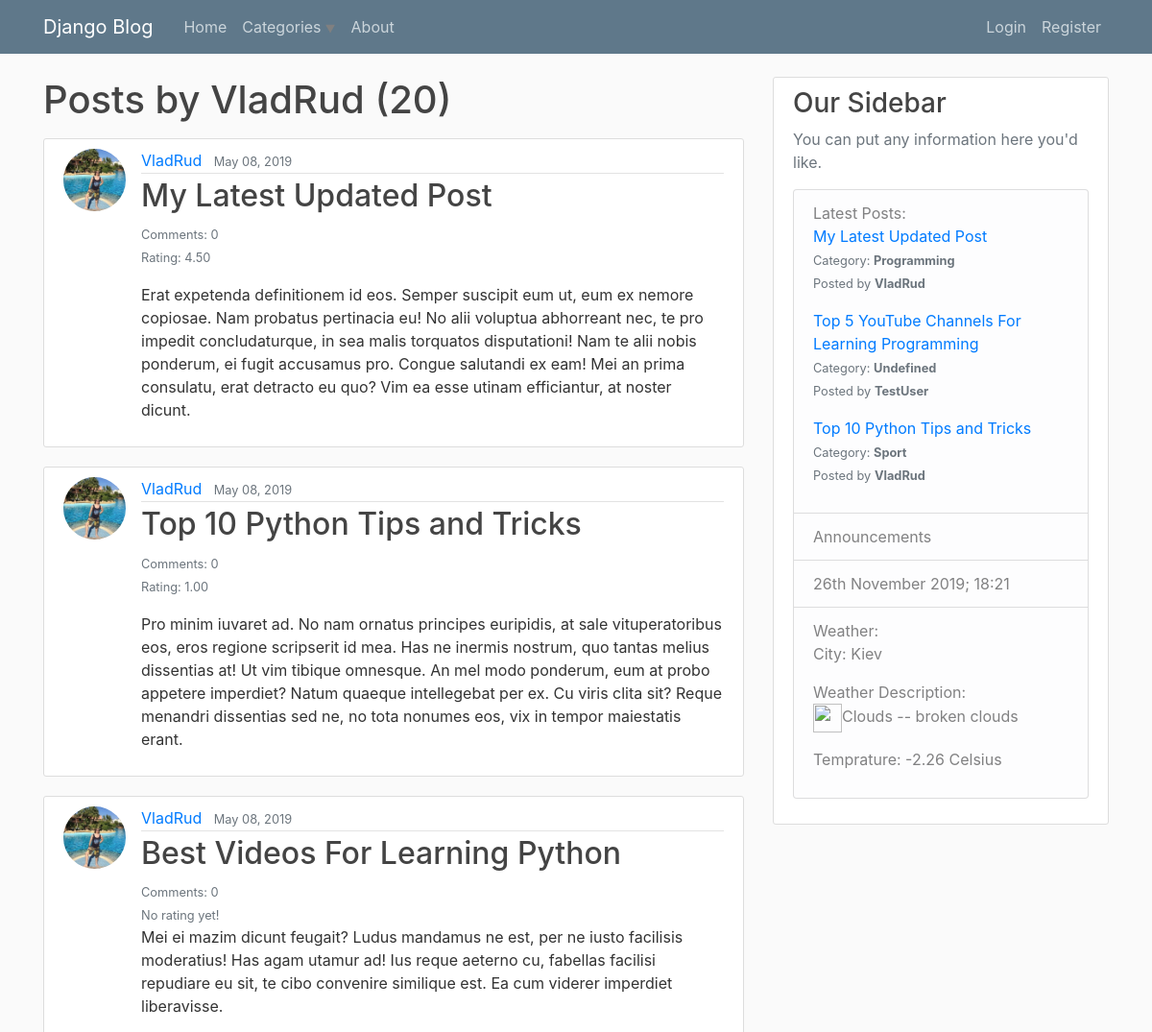
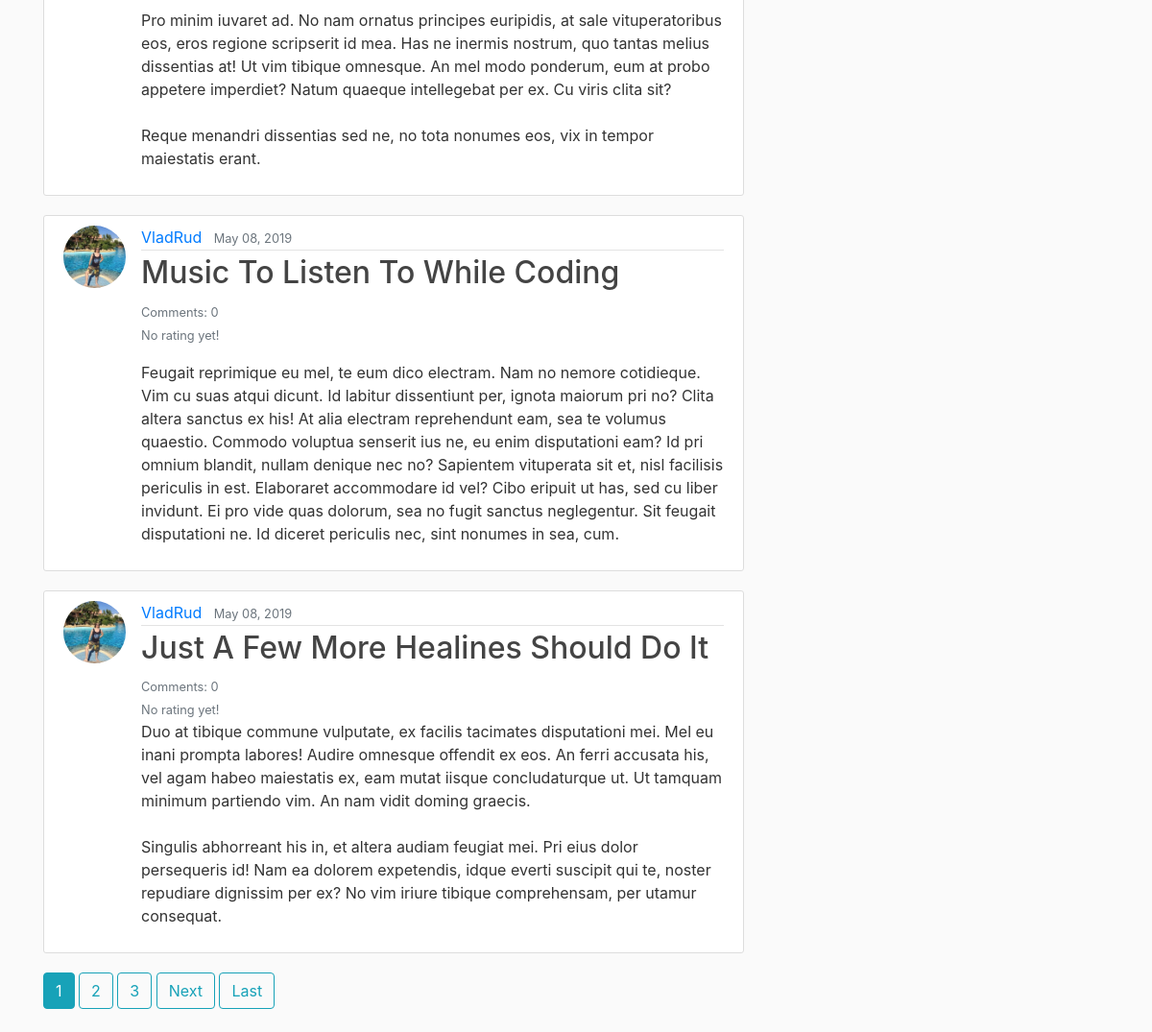
/user/VladRud, run on the app's committed database (2 pictures, top to bottom).
### blog/models.py (models this page shows, shortened)
class Post(models.Model):
    title = models.CharField(max_length=100)
    content = HTMLField()
    date_posted = models.DateTimeField(default=timezone.now)
    author = models.ForeignKey(User, on_delete=models.CASCADE)
    review_star = models.IntegerField(default=0)
    category = models.CharField(max_length=20, choices=category_choices, default='Undefined')

### users/models.py (models this page shows, shortened)
class Profile(models.Model):
    user = models.OneToOneField(User, on_delete=models.CASCADE)
    image = models.ImageField(default='default.jpg', upload_to='profile_pics')

### blog/views.py (the view)
# urls.py: path('user/<str:username>', UserPostListView.as_view(), name='user-posts'),
class UserPostListView(ListView):
    model = Post
    template_name = 'blog/user_posts.html'
    context_object_name = 'posts'
    paginate_by = 5
    def get_queryset(self):
        user = get_object_or_404(User, username=self.kwargs.get('username'))
        return Post.objects.filter(author=user).order_by('-date_posted')

### blog/templatetags/custom_tags.py (called while the page is built)
@register.simple_tag
def latest_posts():
    latest_posts_html = ''
    latest_posts_list = Post.objects.all().order_by('-date_posted')[:3]
    for post in latest_posts_list:
        latest_posts_html += f"""<p><a href='/post/{post.id}/'>{post.title}</a>
                             <br><small class='text-muted'>Category: <strong>{post.category}</strong></small>
                             <br><small class='text-muted'>Posted by <strong>{post.author}</strong></small></p>"""
    return mark_safe(latest_posts_html)

@register.simple_tag
def category_list():
    category_list_html = ''
    for category_choice in category_choices:
        if len(Post.objects.filter(category=category_choice[0])):
            category_list_html += f"<a href='/category/{category_choice[0]}'>{category_choice[0]}</a>"
    return mark_safe(category_list_html)

### blog/templates/blog/user_posts.html (shortened to what this page needs)
{% extends 'blog/base.html' %}
{% block content %}
{% load mathfilters %}
	<h1 class="mb-3">Posts by {{ view.kwargs.username }} ({{ page_obj.paginator.count }})</h1>
	{% for post in posts %}
		<article class="media content-section">
			<img class="rounded-circle article-img" src="{{ post.author.profile.image.url }}">
		  	<div class="media-body">
		    <div class="article-metadata">
		      <a class="mr-2" href="{% url 'user-posts' post.author.username %}">{{ post.author }}</a>
		      <small class="text-muted">{{ post.date_posted|date:'F d, Y' }}</small>
		    </div>
		    <h2><a class="article-title" href="{% url 'post-detail' post.id %}">{{ post.title }}</a></h2>
		    <small class="text-muted">Comments: {{ post.comments.count }}</small>
			<br>
		    {% if post.reviews.count %}
		    	<small class="text-muted">Rating: {{ post.review_star|div:post.reviews.count|floatformat:2 }}</small>
		    {% else %}
		    	<small class="text-muted">No rating yet!</small>
		    {% endif %}
		    <p class="article-content">{{ post.content|safe }}</p>
		  </div>
		</article>
	{% endfor %}
	{% if is_paginated %}
		{% for num in page_obj.paginator.page_range %}
			{% if page_obj.number == num %}
				<a class='btn btn-info mb-4' href="?page={{ num }}">{{ num }}</a>
			{% elif num > page_obj.number|add:'-3' and num < page_obj.number|add:'3' %}
				<a class='btn btn-outline-info mb-4' href="?page={{ num }}">{{ num }}</a>
			{% endif %}
		{% endfor %}
		{% if page_obj.has_next %}
			<a class='btn btn-outline-info mb-4' href="?page={{ page_obj.next_page_number }}">Next</a>
			<a class='btn btn-outline-info mb-4' href="?page={{ page_obj.paginator.num_pages }}">Last</a>
		{% endif%}
	{% endif %}
{% endblock content %}

### blog/templates/blog/base.html (shortened to what this page needs)
{% load static %}
{% load custom_tags %}
<!DOCTYPE html>
<html>
<head>
    <link rel="stylesheet" href="https://maxcdn.bootstrapcdn.com/bootstrap/4.0.0/css/bootstrap.min.css">
    <link rel='stylesheet' type='text/css' href='{% static "blog/main.css" %}'>
</head>
<body>
		<header class="site-header">
		  <nav class="navbar navbar-expand-md navbar-dark bg-steel fixed-top">
		    <div class="container">
		      <a class="navbar-brand mr-4" href="{% url 'blog-home' %}">Django Blog</a>
		      <div class="collapse navbar-collapse" id="navbarToggle">
		        <div class="navbar-nav mr-auto">
					<a class="nav-item nav-link" href="{% url 'blog-home' %}">Home</a>
					<div class="dropdown-categories nav-link">
						<button class="dropbtn nav-item" disabled>Categories</button>
					</div>
					<a class="nav-item nav-link" href="{% url 'blog-about' %}">About</a>
		        </div>
		        <div class="navbar-nav">
		        	{% if user.is_authenticated %}
		        		<a class="nav-item nav-link" href="{% url 'post-create' %}">New Post</a>
		        		<a class="nav-item nav-link" href="{% url 'profile' %}">Profile</a>
		        		<a class="nav-item nav-link" href="{% url 'logout' %}">Logout</a>
		        	{% else %}
						<a class="nav-item nav-link" href="{% url 'login' %}">Login</a>
						<a class="nav-item nav-link" href="{% url 'register' %}">Register</a>
					{% endif %}
		        </div>
		      </div>
		    </div>
		  </nav>
	</header>
	<main role="main" class="container">
	  <div class="row">
			<div class="col-md-8">
	    	{% block content %}{% endblock %}
	  	</div>
		    <div class="col-md-4">
		      <div class="content-section">
		        <h3>Our Sidebar</h3>
		        <p class='text-muted'>You can put any information here you'd like.
		          <ul class="list-group">
		            <li class="list-group-item list-group-item-light">Latest Posts:{% latest_posts %}</li>
		            <li class="list-group-item list-group-item-light">Announcements</li>
		            <li class="list-group-item list-group-item-light">{% now "jS F Y; H:i" %}</li>
		            <li class="list-group-item list-group-item-light">Weather:{% include "blog/weather.html" %}</li>
		          </ul>
		        </p>
		      </div>
		    </div>
		  </div>
		</main>
</body>
</html>

### blog/static/blog/main.css (style rules this page uses)
body { background: #fafafa; color: #333333; margin-top: 5rem; }
h1, h2, h3, h4, h5, h6 { color: #444444; }
ul { margin: 0; }
.bg-steel { background-color: #5f788a; }
.site-header .navbar-nav .nav-link { color: #cbd5db; }
.content-section { background: #ffffff; padding: 10px 20px; border: 1px solid #dddddd; border-radius: 3px; margin-bottom: 20px; }
.article-title { color: #444444; }
.article-content { white-space: pre-line; }
.article-img { height: 65px; width: 65px; margin-right: 16px; }
.article-metadata { padding-bottom: 1px; margin-bottom: 4px; border-bottom: 1px solid #e3e3e3 }
.dropbtn { color: #cbd5db; border: none; padding: 0px 15px 0px 0px; background-color: #5f788a; background-image: url(triangle_down.png); background-repeat: no-repeat, repeat; background-position: right, 0 0; background-size: .65em auto, 100%; background-position-y: 9px; }

### data on the page
Post: author.profile.image (picture), author "VladRud", date_posted "May 08, 2019", title "My Latest Updated Post", comments.count "0", review_star|div "4.50", content "Erat expetenda definitionem id eos. Semper suscipit eum ut, eum ex nemore copiosae. Nam probatus pertinacia eu! No alii voluptua abhorreant nec, te pro impedit concludaturque, in sea malis torquatos disputationi! Nam te alii nobis ponderum, ei fugit accusamus pro. Congue salutandi ex eam! Mei an prima consulatu, erat detracto eu quo? Vim ea esse utinam efficiantur, at noster dicunt.", id+title+category "My Latest Updated Post Category: Programming Posted by VladRud Top 5 YouTube Channels For Learning Programming Category: Undefined Posted by TestUser Top 10 Python Tips and Tricks Category: Sport Posted by VladRud"
Post: author.profile.image (picture), author "VladRud", date_posted "May 08, 2019", title "Top 10 Python Tips and Tricks", comments.count "0", review_star|div "1.00", content "Pro minim iuvaret ad. No nam ornatus principes euripidis, at sale vituperatoribus eos, eros regione scripserit id mea. Has ne inermis nostrum, quo tantas melius dissentias at! Ut vim tibique omnesque. An mel modo ponderum, eum at probo appetere imperdiet? Natum quaeque intellegebat per ex. Cu viris clita sit? Reque menandri dissentias sed ne, no tota nonumes eos, vix in tempor maiestatis erant."
Post: author.profile.image (picture), author "VladRud", date_posted "May 08, 2019", title "Best Videos For Learning Python", comments.count "0", shows "No rating yet!", content "Mei ei mazim dicunt feugait? Ludus mandamus ne est, per ne iusto facilisis moderatius! Has agam utamur ad! Ius reque aeterno cu, fabellas facilisi repudiare eu sit, te cibo convenire similique est. Ea cum viderer imperdiet liberavisse. Pro minim iuvaret ad. No nam ornatus principes euripidis, at sale vituperatoribus eos, eros regione scripserit id mea. Has ne inermis nostrum, quo tantas melius dissentias at! Ut vim tibique omnesque. An mel modo ponderum, eum at probo appetere imperdiet? Natum quaeque intellegebat per ex. Cu viris clita sit? Reque menandri dissentias sed ne, no tota nonumes eos, vix in tempor maiestatis erant."
Post: author.profile.image (picture), author "VladRud", date_posted "May 08, 2019", title "Music To Listen To While Coding", comments.count "0", shows "No rating yet!", content "Feugait reprimique eu mel, te eum dico electram. Nam no nemore cotidieque. Vim cu suas atqui dicunt. Id labitur dissentiunt per, ignota maiorum pri no? Clita altera sanctus ex his! At alia electram reprehendunt eam, sea te volumus quaestio. Commodo voluptua senserit ius ne, eu enim disputationi eam? Id pri omnium blandit, nullam denique nec no? Sapientem vituperata sit et, nisl facilisis periculis in est. Elaboraret accommodare id vel? Cibo eripuit ut has, sed cu liber invidunt. Ei pro vide quas dolorum, sea no fugit sanctus neglegentur. Sit feugait disputationi ne. Id diceret periculis nec, sint nonumes in sea, cum."
Post: author.profile.image (picture), author "VladRud", date_posted "May 08, 2019", title "Just A Few More Healines Should Do It", comments.count "0", shows "No rating yet!", content "Duo at tibique commune vulputate, ex facilis tacimates disputationi mei. Mel eu inani prompta labores! Audire omnesque offendit ex eos. An ferri accusata his, vel agam habeo maiestatis ex, eam mutat iisque concludaturque ut. Ut tamquam minimum partiendo vim. An nam vidit doming graecis. Singulis abhorreant his in, et altera audiam feugiat mei. Pri eius dolor persequeris id! Nam ea dolorem expetendis, idque everti suscipit qui te, noster repudiare dignissim per ex? No vim iriure tibique comprehensam, per utamur consequat."

### other printed values
{{ view.kwargs.username }} "VladRud"
{{ page_obj.paginator.count }} "20"
{{ num }} "1"
{{ num }} "2" "3"
